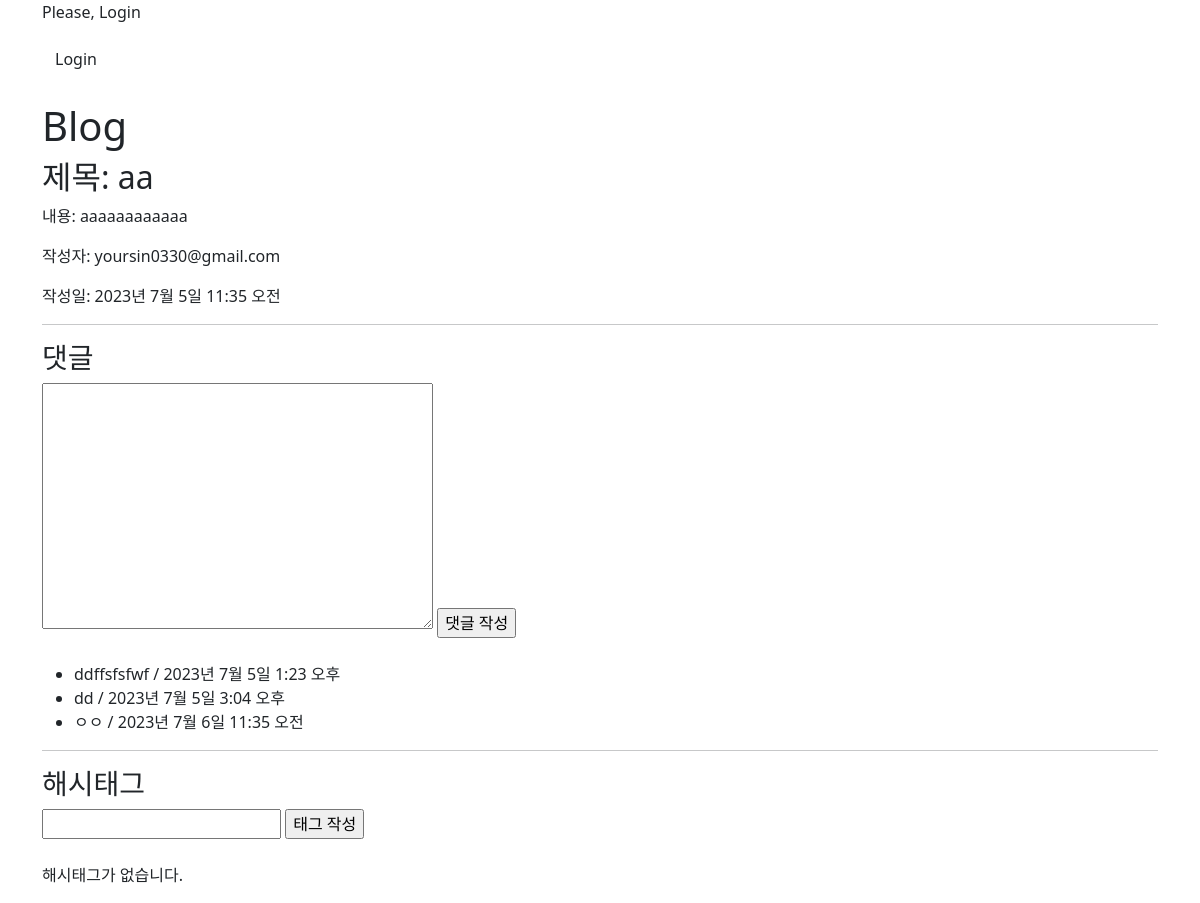
/blog/detail/1/, run on an earlier commit of the app's database.
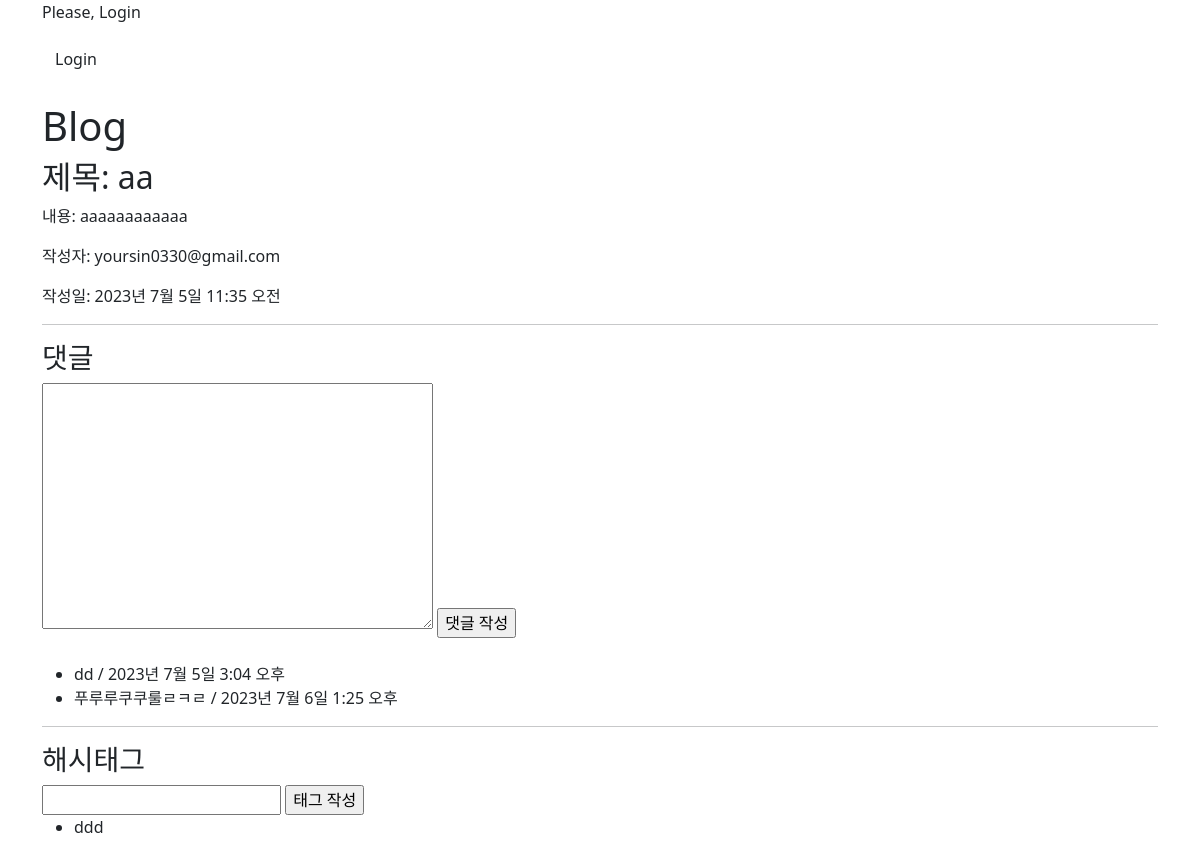
And on a later commit of the database.
### blog/models.py (models this page shows, shortened)
class Post(models.Model):
    title = models.CharField(max_length=30)
    content = models.TextField()
    writer = models.ForeignKey(User, on_delete=models.CASCADE)
    created_at = models.DateTimeField(auto_now_add=True)
    updated_at = models.DateTimeField(auto_now=True)

class Comment(models.Model):
    post = models.ForeignKey('Post', on_delete=models.CASCADE)
    content = models.TextField()
    writer = models.ForeignKey(User, on_delete=models.CASCADE)
    created_at = models.DateTimeField(auto_now_add=True)

class HashTag(models.Model):
    post = models.ForeignKey('Post', on_delete=models.CASCADE)
    name = models.CharField(max_length=10)
    writer = models.ForeignKey(User, on_delete=models.CASCADE)
    def __str__(self):
        return self.name

### user/models.py (models this page shows)
class User(AbstractUser):
    username = None
    email = models.EmailField(unique=True, max_length=255)
    name = models.CharField(max_length=50, null=True, blank=True)
    is_staff = models.BooleanField(default=False)
    is_superuser = models.BooleanField(default=False)
    is_active = models.BooleanField(default=True)
    last_login = models.DateTimeField(null=True, blank=True)
    date_joined = models.DateTimeField(auto_now_add=True)
    USERNAME_FIELD = 'email'
    EMAIL_FIELD = 'email'
    REQUIRED_FIELDS = []
    objects = UserManager()

### blog/views.py (the view)
# urls.py: path("detail/<int:pk>/", views.DetailView.as_view(), name='detail'), # /blog/detail/1
class DetailView(View):
    def get(self, request, pk): # post_id: 데이터베이스 post_id
        post = Post.objects.get(pk=pk)
        comments = Comment.objects.select_related('post') # -> comments[0]
        hashtags = HashTag.objects.select_related('post')
        comment_form = CommentForm()
        hashtag_form = HashTagForm()
        context = {
            "title": "Blog",
            'post_id': pk,
            'post_title': comments[0].post.title,
            'post_content': comments[0].post.content,
            'post_writer': comments[0].post.writer,
            'post_created_at': comments[0].post.created_at,
            'comments': comments,
            'hashtags': hashtags,
            'comment_form': comment_form,
            'hashtag_form': hashtag_form,
        }
        return render(request, 'blog/post_detail.html', context)

### blog/forms.py
class CommentForm(forms.ModelForm):
    class Meta:
        model = Comment
        fields = ['content'] #작성받을 화면

class HashTagForm(forms.ModelForm):
    class Meta:
        model = HashTag
        fields = ['name']

### blog/templates/blog/post_detail.html (shortened to what this page needs)
{% extends 'base.html' %}
{% block content %}
    <h2>제목: {{ post_title }}</h2>
    <p>내용: {{ post_content }}</p>
    <p>작성자: {{ post_writer }}</p>
    <p>작성일: {{ post_created_at }}</p>
    <hr>
    <h3>댓글</h3>
    <form action="{% url 'blog:cm-write' pk=post_id %}" method="post">
        {% if comment_form.errors %}
            {% with form=comment_form %}
                {% include 'blog/form_error.html' %}
            {% endwith %}
        {% else %}
            {{ comment_form.content }}
        {% endif %}
        <input type="submit" value="댓글 작성">
    </form>
    <br>
    {% if comments %}
        <ul>
            {% for comment in comments %}
                <li>{{ comment.content }} / {{ comment.created_at }}
                </li>
            {% endfor %}
        </ul>
    {% else %}
        <p>댓글이 없습니다.</p>
    {% endif %}
    <hr>
    <h3>해시태그</h3>
    <form action="{% url 'blog:tag-write' pk=post_id %}" method="post">
        {% if hashtag_form.errors %}
            {% with form=hashtag_form %}
                {% include 'blog/form_error.html' %}
            {% endwith %}
        {% else %}
            {{ hashtag_form.name }}
        {% endif %}
        <input type="submit" value="태그 작성">
    </form>
    {% if hashtags %}
    <ul>
        {% for hashtag in hashtags %}
        <li>
            {{ hashtag }}
        </li>
        {% endfor %}
    </ul>
    {% else %}
    <br>
    <p>해시태그가 없습니다.</p>
    {% endif %}
{% endblock %}

### templates/base.html (shortened to what this page needs)
<!DOCTYPE html>
<html lang="en">
  <head>
    <link href="https://cdn.jsdelivr.net/npm/bootstrap@5.2.3/dist/css/bootstrap.min.css" rel="stylesheet">
  </head>
  <body>
    <div class="container">
      {% if user.is_authenticated %}
        <p>Welcome,
          {{ user.email }}</p>
        <a href="{% url 'user:logout' %}" class="btn">Logout</a>
      {% else %}
        <p>Please, Login</p>
        <a href="{% url 'user:login' %}" class="btn">Login</a>
      {% endif %}
      <br><br>
      <h1>Blog</h1>
      {% block content %}{% endblock %}
    </div>
  </body>
</html>

What changed in the data, as far as the page shows it:
removed Comment: content "ddffsfsfwf", created_at "2023년 7월 5일 1:23 오후"
removed Comment: content "ㅇㅇ", created_at "2023년 7월 6일 11:35 오전"
added Comment: content "푸루루쿠쿠룰ㄹㅋㄹ", created_at "2023년 7월 6일 1:25 오후"
added HashTag: name "ddd"
Also different on the page:
text no longer shown: "해시태그가 없습니다."
